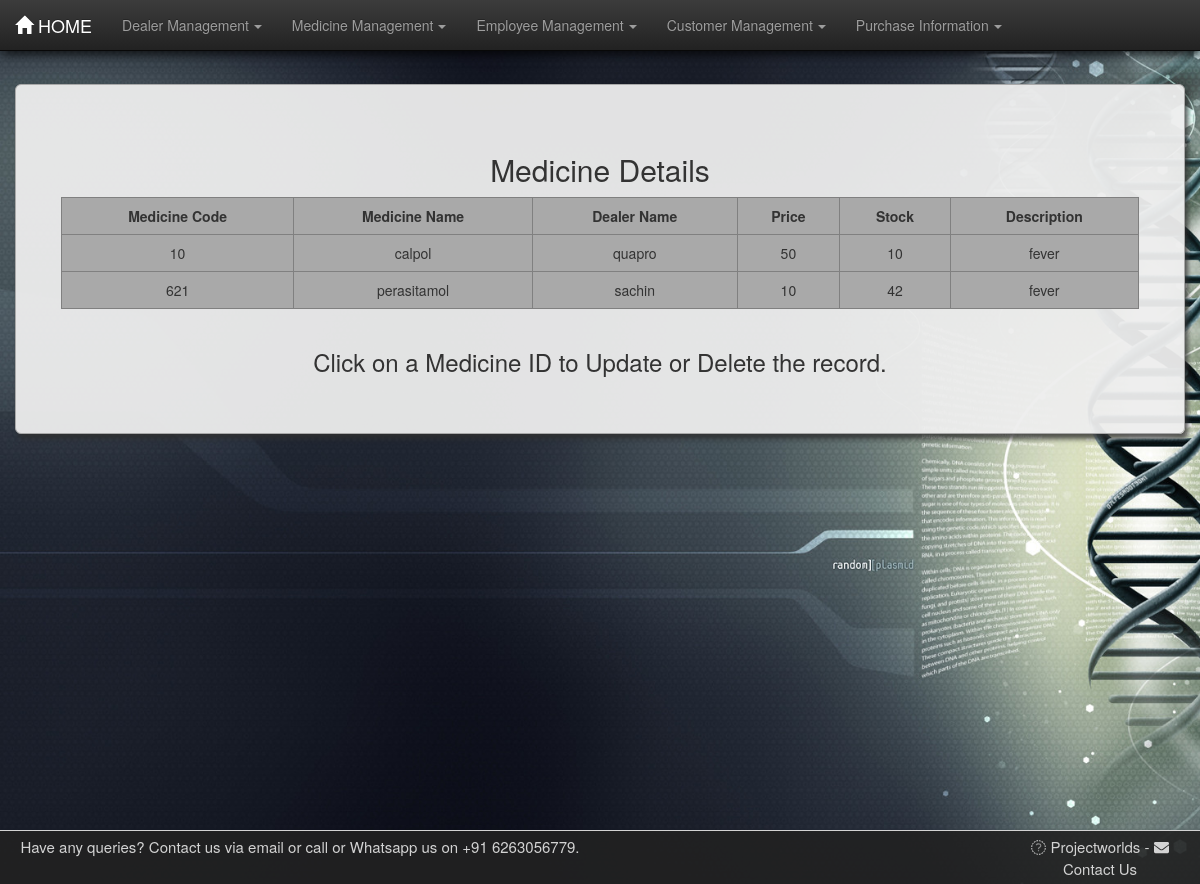
/pharma/medtable/, run on the app's committed database.
### pharma/models.py (models this page shows, shortened)
class Medicine(models.Model):
    m_id = models.IntegerField(unique=True)
    mname = models.CharField(max_length=30)
    dname = models.CharField(max_length=30)
    desc = models.CharField(max_length=100)
    price = models.CharField(max_length=30)
    stock = models.IntegerField()

### pharma/views.py (the view)
def medtable(request):
    med = Medicine.objects.all()
    dict = {"med": med}
    return render(request, 'pharma/medtable.html', dict)

### templates/pharma/medtable.html (shortened to what this page needs)
{% load static %}
<!DOCTYPE html>
<html lang="en">
<head>
    <link rel="stylesheet" href="{% static 'pharma/css/bootstrap.min.css' %}">
    <link rel="stylesheet" href="{% static 'pharma/css/bootstrap-theme.min.css' %}">
    <link rel="stylesheet" href="{% static 'pharma/css/style.css' %}">
</head>
<body>
<nav class="navbar navbar-inverse navbar-fixed-top">
    <div class="container-fluid">
        <div class="navbar-header">
            <a href="/pharma/" class="navbar-brand"><span
                    class="glyphicon glyphicon glyphicon-home"></span>&nbsp;HOME</a>
        </div>
        <div class="collapse navbar-collapse" id="thisnav">
            <ul class="nav navbar-nav">
                <li class="dropdown"><a href="#" class="dropdown-toggle" data-toggle="dropdown">Dealer Management<b
                        class="caret"></b></a>
                </li>
                <li class="dropdown"><a href="#" class="dropdown-toggle" data-toggle="dropdown">Medicine Management<b
                        class="caret"></b></a>
                </li>
                <li class="dropdown"><a href="#" class="dropdown-toggle" data-toggle="dropdown">Employee Management<b
                        class="caret"></b></a>
                </li>
                <li class="dropdown"><a href="#" class="dropdown-toggle" data-toggle="dropdown">Customer Management<b
                        class="caret"></b></a>
                </li>
                <li class="dropdown"><a href="#" class="dropdown-toggle" data-toggle="dropdown">Purchase Information<b
                        class="caret"></b></a>
                </li>
            </ul>
        </div>
    </div>
</nav>
<div class="container-fluid martop7">
    <div class="jumbotron jumcust">
        <h2>Medicine Details</h2>
        <div class="row">
            <div class="col-md-1">
            </div>
            <table border="1" class="table table-responsive table-hover col-md-10">
                <tr>
                    <th>Medicine Code</th>
                    <th>Medicine Name</th>
                    <th>Dealer Name</th>
                    <th>Price</th>
                    <th>Stock</th>
                    <th>Description</th>
                </tr>
                {% for foo in med %}
                    <tr>
                        <td class="idlink"><a href="/pharma/medformview{{ foo.id }}/">{{ foo.m_id }}</a></td>
                        <td>{{ foo.mname }}</td>
                        <td>{{ foo.dname }}</td>
                        <td>{{ foo.price }}</td>
                        <td>{{ foo.stock }}</td>
                        <td>{{ foo.desc }}</td>
                    </tr>
                {% endfor %}
            </table>
        </div>
        <footer><h3>Click on a Medicine ID to Update or Delete the record.</h3></footer>
    </div>
</div>
<footer id="contact" class="container-fluid text-center">
    <div class="row">
        <div class="left-footer col-lg-6">
            <span class="footer-text">Have any queries? Contact us via email or call or Whatsapp  us on +91 6263056779.</span>
        </div>
        <div class="col-lg-4"></div>
        <div class="right-footer col-lg-2">
                <span class="linkto" onclick=" window.open('https://projectworlds.in/', '_blank'); return false;"><i
                        class="fab fa-globe-square prefix mr-1"></i> Projectworlds</span>
            <span>-</span>
            <span class="linkto" data-toggle="modal" data-target="#modalContactForm"><i
                    class="fa fa-envelope prefix mr-1"></i> Contact Us</span>
        </div>
    </div>
</footer>
</body>
</html>

### pharma/static/pharma/css/style.css (style rules this page uses)
body { background-image: url("images/bghome.jpg"); background-size: cover; background-attachment: fixed; min-height: 100vh; }
.caret { margin-left: 5px; }
table { text-align: center; border-collapse: collapse; background-color: darkgray; }
th { text-align: center; }
.martop7 { margin-top: 7%; }
.jumcust { box-shadow: 3px 5px 5px rgba(47, 47, 47, 0.8); border: 1px solid darkgrey; border-radius: 0px; text-align: center; background-color: rgba(238, 238, 238, 0.95); }
.table>tbody>tr>td, .table>tbody>tr>th { border-top: none; }
a:link { text-decoration: none; color: #333; }
#contact { padding-top: 0.5rem; padding-bottom: 0.5rem; border-top: 1px solid; background-color: rgba(34, 34, 34, 0.9); color: lightgray; font-size: 1.5rem; position: fixed; left: 0; bottom: 0; width: 100%; }
.linkto { cursor: pointer; }
.navbar { box-shadow: 2px 3px 10px rgba(0, 0, 0, 0.8); }

### data on the page
Medicine: m_id "10", mname "calpol", dname "quapro", price "50", stock "10", desc "fever"
Medicine: m_id "621", mname "perasitamol", dname "sachin", price "10", stock "42", desc "fever"
